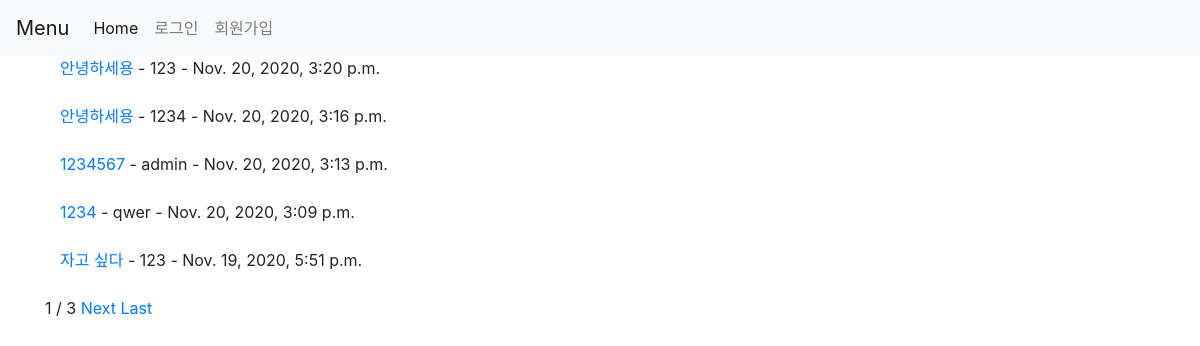
Before: / with the older database file.
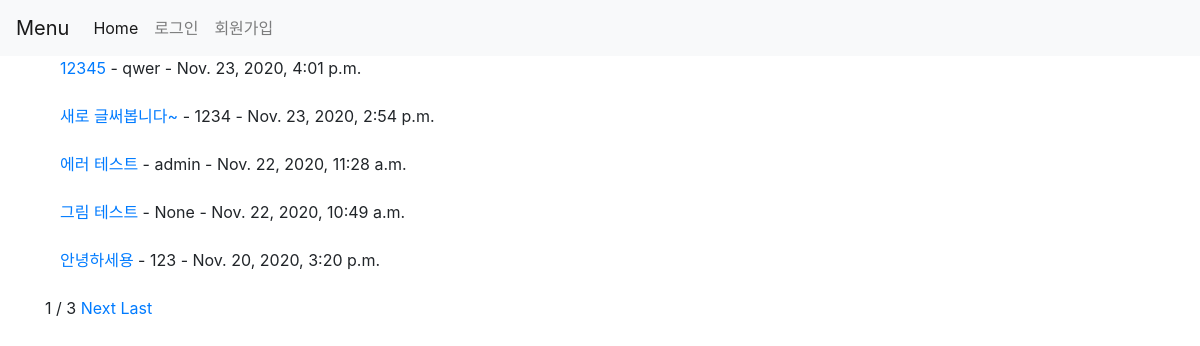
After: the same page with the newer database file.
### siteapp/models.py (models this page shows, shortened)
class Content(models.Model):
  title = models.CharField(max_length=20)
  body = models.TextField()
  date = models.DateTimeField(default=timezone.now)
  writer = models.ForeignKey('auth.User', on_delete=models.CASCADE, null=True)
  image = models.ImageField(upload_to="images/", null=True, blank=True)
  class Meta:
    ordering = ['-date',]

### siteapp/views.py (the view)
# urls.py: 2. Add a URL to urlpatterns:  path('', views.home, name='home')
def home(request):
  contents = Content.objects
  content_list = Content.objects.all()
  paginator = Paginator(content_list,5)
  page = request.GET.get('page')
  posts = paginator.get_page(page)
  return render(request,'home.html',{'contents':contents, 'posts':posts})

### siteapp/templates/home.html (shortened to what this page needs)
{% extends 'base.html' %}
{% block content %}
  {% for contents in posts %}
    <div class="container">
    <a href="{% url 'detail' contents.id %}">{{contents.title}}</a>
    - {{contents.writer}} - {{contents.date}}
    <br><br>
    </div>
  {% endfor %}
  <span>{{posts.number}} / {{posts.paginator.num_pages}}</span>
  {% if posts.has_next %}
    <a href="?page={{posts.next_page_number}}">Next</a>
    <a href="?page={{posts.paginator.num_pages}}">Last</a>
  {% endif %}
{% endblock %}

### siteapp/templates/base.html (shortened to what this page needs)
<!doctype html>
<html lang="kr">
  <head>
    <link rel="stylesheet" href="https://stackpath.bootstrapcdn.com/bootstrap/4.3.1/css/bootstrap.min.css">
  </head>
  <body>
      <nav class="navbar navbar-expand-lg navbar-light bg-light">
        <a class="navbar-brand" href="#">Menu</a>
        <div class="collapse navbar-collapse" id="navbarNav">
          <ul class="navbar-nav">
            <li class="nav-item active">
              <a class="nav-link" href="{% url 'home' %}">Home <span class="sr-only">(current)</span></a>
            </li>
            {% if user.is_authenticated %}
              <li class="nav-item">{{user.username}}님 반갑습니다.</li>
              <li class="nav-item">
                <a class="nav-link" href="{% url 'create' %}">새 글 작성</a>
              </li>
              <li class="nav-item">
                <a class="nav-link" href="javascript:{document.getElementById('logout').submit()}">로그아웃</a>
                  <form id="logout" method="POST" action="{% url 'logout' %}">
                    {% csrf_token %}
                    <input type="hidden">
                  </form>
              </li>
              </ul>
        </div>
      </nav>
            {% else %}
              <li class="nav-item">
                <a class="nav-link" href="{% url 'login' %}">로그인</a>
              <li class="nav-item">
                <a class="nav-link" href="{% url 'signup' %}">회원가입</a>
                </ul>
        </div>
      </nav>
            {% endif %}
      <div class="container">
      {% block content %}
      {% endblock %}
  </body>
</html>

Changed rows visible on the page:
no longer on this page (row unchanged): Content: title "안녕하세용", writer "1234", date "Nov. 20, 2020, 3:16 p.m."
no longer on this page (row unchanged): Content: title "1234567", writer "admin", date "Nov. 20, 2020, 3:13 p.m."
no longer on this page (row unchanged): Content: title "1234", writer "qwer", date "Nov. 20, 2020, 3:09 p.m."
no longer on this page (row unchanged): Content: title "자고 싶다", writer "123", date "Nov. 19, 2020, 5:51 p.m."
added Content: title "12345", writer "qwer", date "Nov. 23, 2020, 4:01 p.m."
added Content: title "새로 글써봅니다~", writer "1234", date "Nov. 23, 2020, 2:54 p.m."
added Content: title "에러 테스트", writer "admin", date "Nov. 22, 2020, 11:28 a.m."
added Content: title "그림 테스트", writer "None", date "Nov. 22, 2020, 10:49 a.m."
